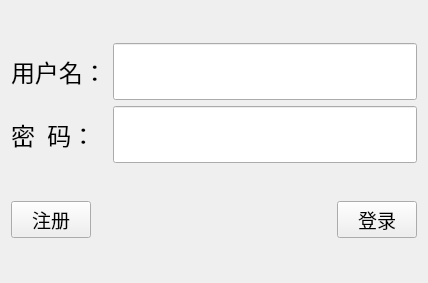
<?xml version="1.0" encoding="UTF-8"?>
<ui version="4.0">
 <class>Client</class>
 <widget class="QWidget" name="Client">
  <property name="geometry">
   <rect>
    <x>0</x>
    <y>0</y>
    <width>428</width>
    <height>283</height>
   </rect>
  </property>
  <property name="windowTitle">
   <string>登录/注册</string>
  </property>
  <layout class="QGridLayout" name="gridLayout_2">
   <item row="0" column="0">
    <layout class="QGridLayout" name="gridLayout" rowminimumheight="0,0">
     <property name="sizeConstraint">
      <enum>QLayout::SetDefaultConstraint</enum>
     </property>
     <item row="0" column="0">
      <widget class="QLabel" name="label">
       <property name="font">
        <font>
         <family>Agency FB</family>
         <pointsize>18</pointsize>
        </font>
       </property>
       <property name="text">
        <string>用户名：</string>
       </property>
      </widget>
     </item>
     <item row="0" column="1">
      <widget class="QLineEdit" name="name_LE">
       <property name="font">
        <font>
         <family>Agency FB</family>
         <pointsize>26</pointsize>
        </font>
       </property>
       <property name="text">
        <string/>
       </property>
      </widget>
     </item>
     <item row="1" column="0">
      <widget class="QLabel" name="label_2">
       <property name="font">
        <font>
         <family>Agency FB</family>
         <pointsize>18</pointsize>
        </font>
       </property>
       <property name="text">
        <string>密  码：</string>
       </property>
      </widget>
     </item>
     <item row="1" column="1">
      <widget class="QLineEdit" name="pwd_LE">
       <property name="font">
        <font>
         <family>Agency FB</family>
         <pointsize>26</pointsize>
        </font>
       </property>
       <property name="echoMode">
        <enum>QLineEdit::Password</enum>
       </property>
      </widget>
     </item>
    </layout>
   </item>
   <item row="1" column="0">
    <layout class="QHBoxLayout" name="horizontalLayout">
     <item>
      <widget class="QPushButton" name="regist_PB">
       <property name="font">
        <font>
         <family>Agency FB</family>
         <pointsize>14</pointsize>
        </font>
       </property>
       <property name="text">
        <string>注册</string>
       </property>
      </widget>
     </item>
     <item>
      <spacer name="horizontalSpacer">
       <property name="orientation">
        <enum>Qt::Horizontal</enum>
       </property>
       <property name="sizeHint" stdset="0">
        <size>
         <width>88</width>
         <height>20</height>
        </size>
       </property>
      </spacer>
     </item>
     <item>
      <widget class="QPushButton" name="login_PB">
       <property name="font">
        <font>
         <family>Agency FB</family>
         <pointsize>14</pointsize>
        </font>
       </property>
       <property name="text">
        <string>登录</string>
       </property>
      </widget>
     </item>
    </layout>
   </item>
  </layout>
 </widget>
 <resources/>
 <connections/>
</ui>
